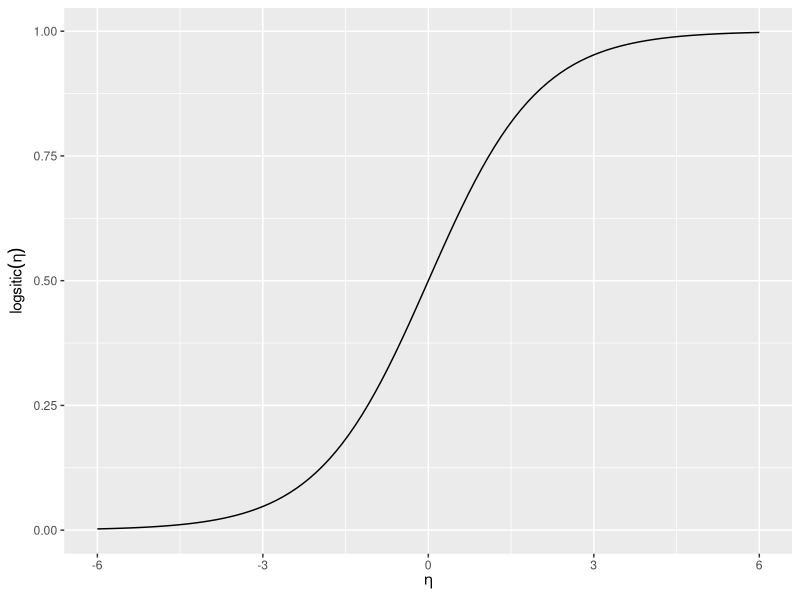

Reproduce this figure in R.
## ---- chunk 1
knitr::opts_chunk$set(echo = FALSE)
## ---- chunk 2
library(ggplot2)
eq = function(x) {
  
  1/(1+exp(-x))
}

ggplot(data.frame(x=c(-6,6)), aes(x=x)) + stat_function(fun=eq, geom = "line") + xlab(expression(eta)) + ylab(expression(logsitic(eta)))
